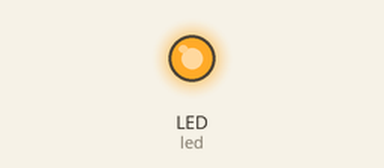
Simulated run of this program. Board: CircuitPython board. Parts: output pins drawn as LEDs (lit = HIGH).

Above: at 0.05 s.
At 1.5 s:
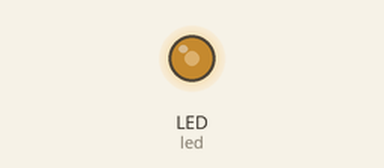
At 3.0 s:
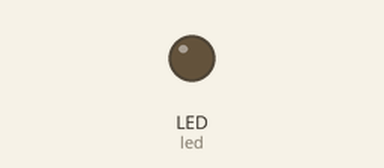
Timing chart, 0 to 6.9 s (numbered marks = the images above):
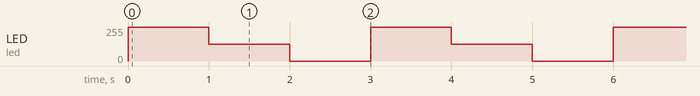

Measured:
- by itself, LED (led): repeats every 3.0 s: 127/255 1.0 s, 0/255 1.0 s, 255/255 1.0 s

The program:

PWMLED.py
```python
# Turns on onboard LED at different intensities. Can experiement with frequency

import board
import pwmio
import time

led = pwmio.PWMOut(board.LED, variable_frequency=True)
led.frequency = 30

while True:
    led.duty_cycle = 65535
    time.sleep(1)
    led.duty_cycle = int(50 / 100 * 65535)  # Expressed as percentage (50%)
    time.sleep(1)
    led.duty_cycle = 0
    time.sleep(1)
```
